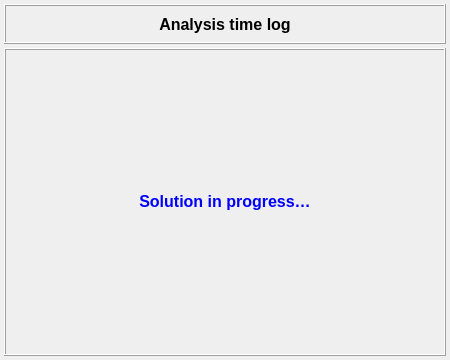
<?xml version="1.0" encoding="UTF-8"?>
<ui version="4.0">
 <class>Dialog</class>
 <widget class="QDialog" name="Dialog">
  <property name="windowModality">
   <enum>Qt::NonModal</enum>
  </property>
  <property name="geometry">
   <rect>
    <x>0</x>
    <y>0</y>
    <width>450</width>
    <height>360</height>
   </rect>
  </property>
  <property name="sizePolicy">
   <sizepolicy hsizetype="Fixed" vsizetype="Fixed">
    <horstretch>0</horstretch>
    <verstretch>0</verstretch>
   </sizepolicy>
  </property>
  <property name="minimumSize">
   <size>
    <width>450</width>
    <height>360</height>
   </size>
  </property>
  <property name="maximumSize">
   <size>
    <width>600</width>
    <height>450</height>
   </size>
  </property>
  <property name="contextMenuPolicy">
   <enum>Qt::DefaultContextMenu</enum>
  </property>
  <property name="windowTitle">
   <string>Run analysis</string>
  </property>
  <property name="windowIcon">
   <iconset>
    <normaloff>../../../../../../Downloads/load - Copia.png</normaloff>../../../../../../Downloads/load - Copia.png</iconset>
  </property>
  <property name="whatsThis">
   <string/>
  </property>
  <property name="sizeGripEnabled">
   <bool>false</bool>
  </property>
  <property name="modal">
   <bool>false</bool>
  </property>
  <layout class="QGridLayout" name="gridLayout_3">
   <property name="leftMargin">
    <number>4</number>
   </property>
   <property name="topMargin">
    <number>4</number>
   </property>
   <property name="rightMargin">
    <number>4</number>
   </property>
   <property name="bottomMargin">
    <number>4</number>
   </property>
   <property name="spacing">
    <number>4</number>
   </property>
   <item row="0" column="0">
    <widget class="QFrame" name="frame_title">
     <property name="minimumSize">
      <size>
       <width>0</width>
       <height>40</height>
      </size>
     </property>
     <property name="maximumSize">
      <size>
       <width>600</width>
       <height>40</height>
      </size>
     </property>
     <property name="frameShape">
      <enum>QFrame::Box</enum>
     </property>
     <property name="frameShadow">
      <enum>QFrame::Raised</enum>
     </property>
     <property name="lineWidth">
      <number>1</number>
     </property>
     <layout class="QGridLayout" name="gridLayout">
      <property name="leftMargin">
       <number>2</number>
      </property>
      <property name="topMargin">
       <number>2</number>
      </property>
      <property name="rightMargin">
       <number>2</number>
      </property>
      <property name="bottomMargin">
       <number>2</number>
      </property>
      <item row="0" column="0">
       <widget class="QLabel" name="label_title">
        <property name="font">
         <font>
          <family>MS Shell Dlg 2</family>
          <pointsize>12</pointsize>
          <weight>75</weight>
          <italic>false</italic>
          <bold>true</bold>
         </font>
        </property>
        <property name="text">
         <string>Analysis time log</string>
        </property>
        <property name="textFormat">
         <enum>Qt::AutoText</enum>
        </property>
        <property name="alignment">
         <set>Qt::AlignCenter</set>
        </property>
       </widget>
      </item>
     </layout>
    </widget>
   </item>
   <item row="1" column="0">
    <widget class="QFrame" name="frame_message">
     <property name="minimumSize">
      <size>
       <width>0</width>
       <height>0</height>
      </size>
     </property>
     <property name="maximumSize">
      <size>
       <width>600</width>
       <height>400</height>
      </size>
     </property>
     <property name="frameShape">
      <enum>QFrame::Box</enum>
     </property>
     <property name="frameShadow">
      <enum>QFrame::Raised</enum>
     </property>
     <layout class="QGridLayout" name="gridLayout_2">
      <property name="leftMargin">
       <number>2</number>
      </property>
      <property name="topMargin">
       <number>2</number>
      </property>
      <property name="rightMargin">
       <number>2</number>
      </property>
      <property name="bottomMargin">
       <number>2</number>
      </property>
      <item row="0" column="0">
       <widget class="QLabel" name="label_message">
        <property name="font">
         <font>
          <family>MS Shell Dlg 2</family>
          <pointsize>12</pointsize>
          <weight>50</weight>
          <italic>false</italic>
          <bold>false</bold>
         </font>
        </property>
        <property name="styleSheet">
         <string notr="true"/>
        </property>
        <property name="text">
         <string>&lt;html&gt;&lt;head/&gt;&lt;body&gt;&lt;p align=&quot;center&quot;&gt;&lt;span style=&quot; font-weight:600; color:#0000ff;&quot;&gt;Solution in progress…&lt;/span&gt;&lt;/p&gt;&lt;/body&gt;&lt;/html&gt;</string>
        </property>
        <property name="alignment">
         <set>Qt::AlignCenter</set>
        </property>
       </widget>
      </item>
     </layout>
    </widget>
   </item>
  </layout>
 </widget>
 <resources/>
 <connections/>
</ui>
